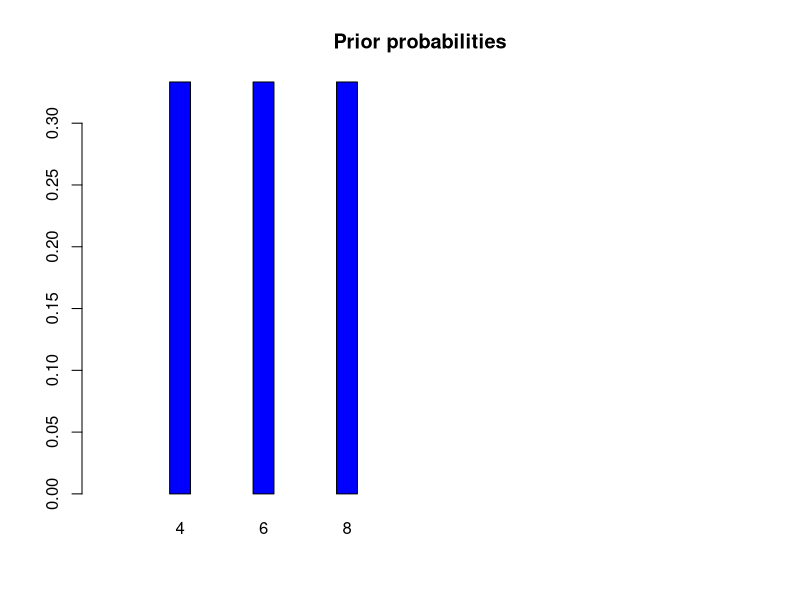
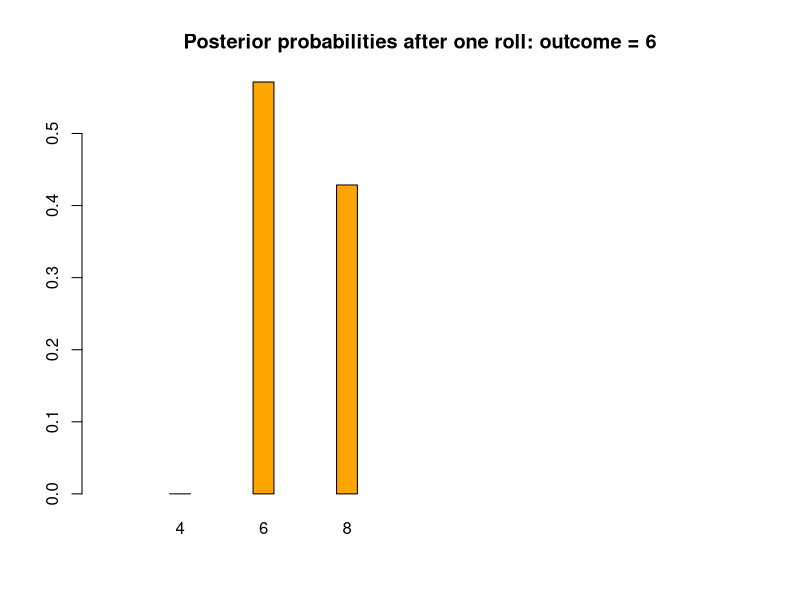
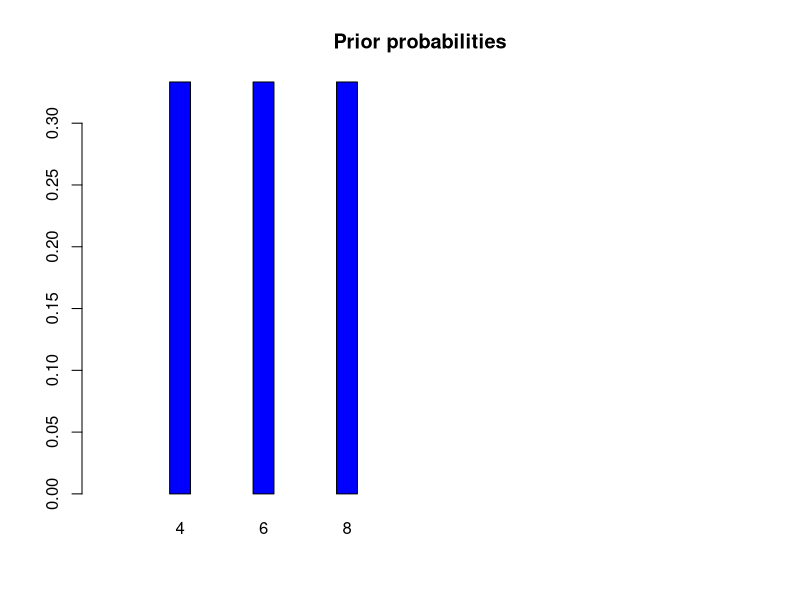
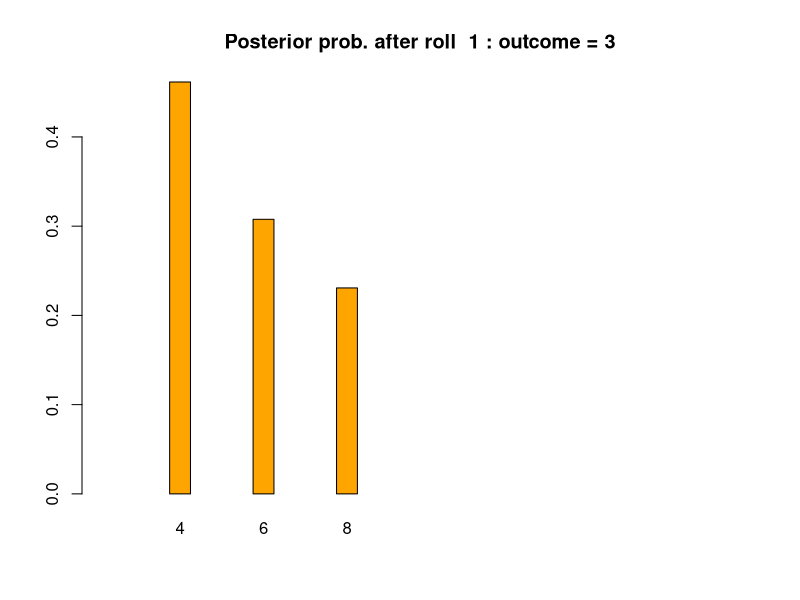
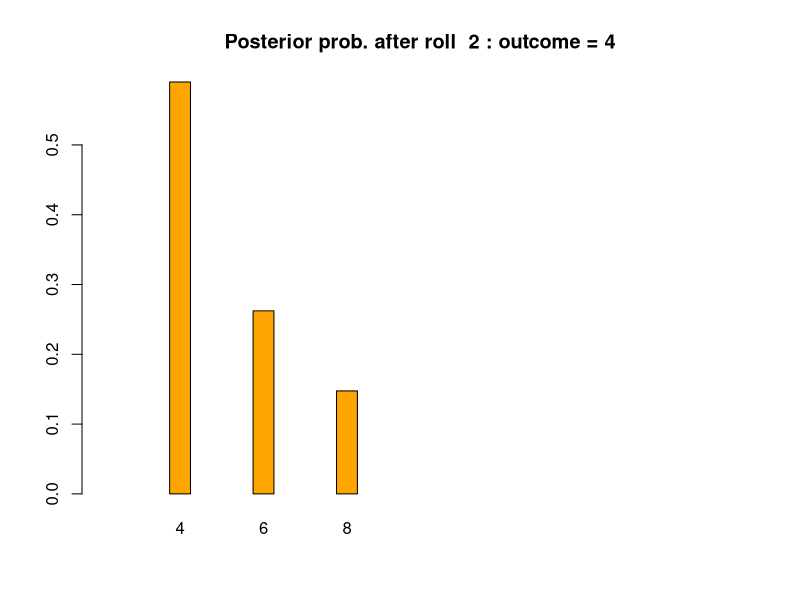
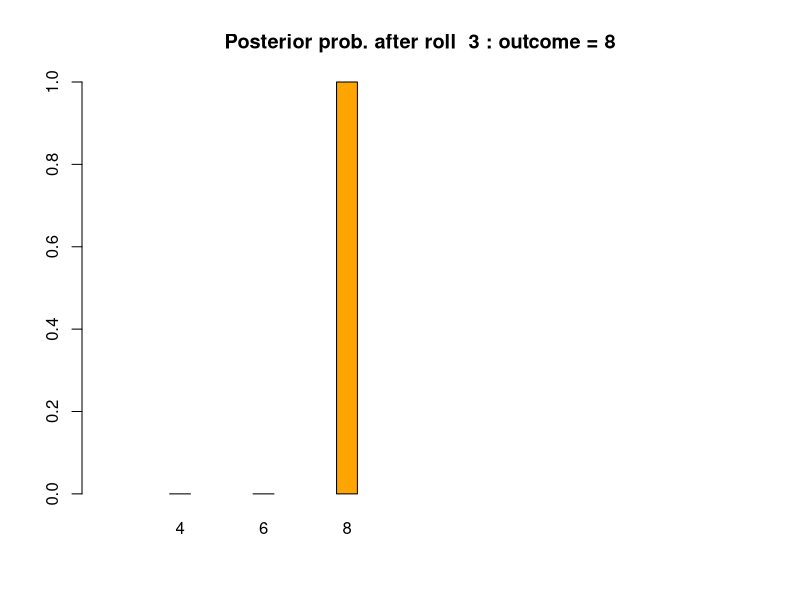
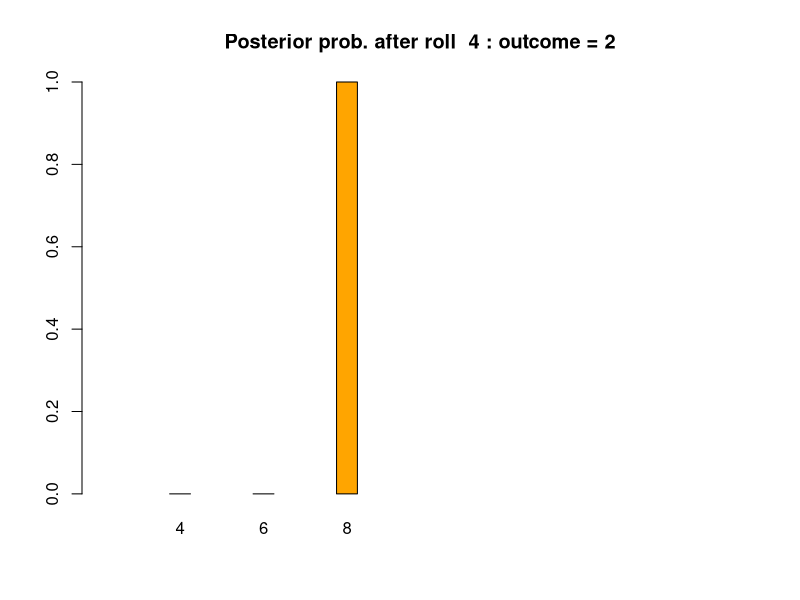
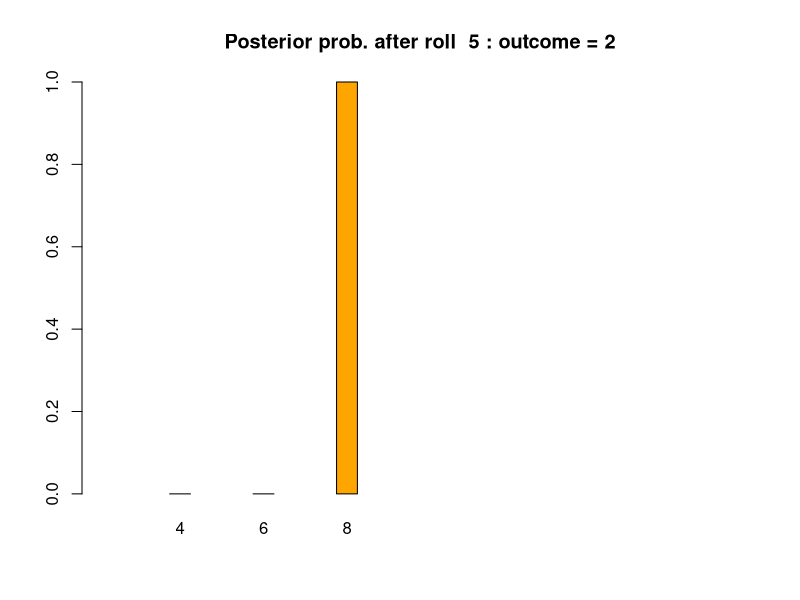

R code for these plots, in order:
#---------------------------------
# Sample code for 18.05 Studio 5
#--------------------------------
# K-Sided Dice Example from Lecture 11

# Random process: choose among K-sided Dies at random and roll the die
# Conduct Bayesian analysis inferring the chosen die type using outcomes of sample rolls

# For this sample code we will assume there are 3 types of dice. In the studio we will allow 5 types of dice
DICE = c(4,6,8)
DICE_TYPES = c('D4', 'D6', 'D8')

#--------------------------------
# Example 1: Updating after one roll
#--------------------------------
cat('---------------------\n')
cat('Example 1\n')
# 4, 6 and 8 sided dice, equally likely to be chosen
prior = c(1/3, 1/3, 1/3)

# Build likelihood table: 3 dice x 8 possible outcomes
# First create the table with all 0's
likelihood_table = matrix(0, nrow=3, ncol=8)
# Name the rows and columns
rownames(likelihood_table) = DICE_TYPES
colnames(likelihood_table) = 1:8

# Make the probabilities (rows) for each die separately.
# (We could have done this in a loop)
# 4-sided die; outcomes 1-4 are set to 1/4;
# outcomes 5-8 are left at 0. The other dice are similar
likelihood_table[1,1:4] = 1/4
likelihood_table[2,1:6] = 1/6
likelihood_table[3,1:8] = 1/8

print(likelihood_table, digits=3)

# We can make a bar plot of the prior probabilities
title = "Prior probabilities"
barplot(prior, col='blue', width=rep(.1,5),
        xlim=c(0,3),space=3, names=DICE, main=title)

# Choose die according to prior distribution
random_die = sample(DICE, 1, prob=prior)
cat('random_die:', random_die, '\n')

# roll the die once
x = sample(1:random_die, size=1, replace=TRUE)
print(x)

# Choose the likelihood column for x
likelihood = likelihood_table[,x]
print(likelihood)

# Do an update
bayes_numerator = prior*likelihood
posterior = bayes_numerator/sum(bayes_numerator)

# Print a bar plot of the
title = paste("Posterior probabilities after one roll: outcome =", x)
barplot(posterior, col='orange', width=rep(.1,5),
        xlim=c(0,3), space=3, names=DICE, main=title)

#-------------------------------------
# Storing the entire table in a data frame
# This is not used in studio 5. We left it in
# the sample code in case you're interested

# print(bayes_table) will give you a nice
# printout of our usual Bayesian update table

# Data frames have named columns, the syntax is name = values.
# So dice = DICE creates a column named 'dice' with values
# from the DICE vector.
# (They don't need to be the same name, e.g.
# 'platonicSolids' = DICE would create a column
# called 'platonicSolids' with values from the DICE
# vector.)

bayes_table=data.frame(
  dice=DICE,
  prior=prior,
  likelihood=likelihood,
  bayesNumer=bayes_numerator,
  posterior=posterior
)
title = paste("Bayes table after one roll: roll =", x)
print(title)
print(bayes_table)


#--------------------------------
# Example 2: Roll the chosen die multiple times
#--------------------------------
plot_individual_posteriors = TRUE

cat('---------------------\n')
cat('Example 2\n')

# To keep this part self-contained we repeat the setup above
nrolls = 20  #roll the die nrolls times
prior = c(1/3, 1/3, 1/3)

# Build likelihood table: 3 dice x 8 possible outcomes
# First create the table with all 0s
likelihood_table = matrix(0, nrow=3, ncol=8)
# Make the probabilities (rows) for each die separately.
# (We could have done this in a loop)
# 4-sided die; outcomes 1-4 are set to 1/4;
# outcomes 5-8 are left at 0. The other dice are similar
likelihood_table[1,1:4] = 1/4
likelihood_table[2,1:6] = 1/6
likelihood_table[3,1:8] = 1/8

# Choose die according to prior distribution
random_die = sample(DICE, 1, prob=prior)

# Get all the data at once
data_rolls = sample(1:random_die, size=nrolls, replace=TRUE)

if (plot_individual_posteriors) {
  # Plot the prior
  title = "Prior probabilities"
  barplot(prior, col='blue', width=rep(.1,5), xlim=c(0,3),
          space=3, names=DICE, main=title)
}

# Initialize matrix whose jth column will store
# the posterior distribution after updating the jth roll
# We will use this to make a nifty stacked bar plot at the end
posterior_mat = matrix(NA, nrow=length(DICE), ncol=nrolls )

# NOTATIONAL WARNING: In R it is common to use dot notation.
# For example, prior.jroll. If you have used other languages
# you might think this means prior is a class or some other
# structure and jroll is a property of prior. This is NOT
# the case. The dot is just a character that can be used
# in variable names.
# Set the first prior
prior.jroll = prior

# Go throught the update process for each roll
for (jroll in 1:nrolls){
  x.jroll = data_rolls[jroll]

  likelihood.jroll = likelihood_table[,x.jroll]
  bayes_numerator.jroll = prior.jroll * likelihood.jroll
  posterior.jroll = bayes_numerator.jroll/sum(bayes_numerator.jroll)

  # store the posterior
  posterior_mat[,jroll] = posterior.jroll

  if (plot_individual_posteriors) {
    # plot the posterior
    title = paste("Posterior prob. after roll ",
                  jroll, ": outcome =", x.jroll)
    barplot(posterior.jroll, col='orange', width=rep(.1,5),
            xlim=c(0,3), space=3, names=DICE, main=title)
  }

  # SET THE PRIOR for the next roll
  prior.jroll = posterior.jroll
}
# NOTE: If plot_individual_posteriors = TRUE, there should now be a sequence of barplots -one for each roll-- in the plot window

# STACKED BARPLOT of the prior/posterior distributions
# as a function of the number of rolls
# (cbind --column bind is a easy way to add columns to a matrix)
all_probs = cbind(prior, posterior_mat)

barplot(all_probs, names.arg=c("0(Prior)", c(1:nrolls)),
        col=rainbow(length(DICE)), border=NA, space=0)

title(xlab="Number of Rolls")
title("Stacked Barplot of Posterior Probabilities")

# Add a legend to the plot
legend("topleft", legend=paste("D", DICE, sep=""),
       col=rainbow(length(DICE)), pch=15, horiz=TRUE, cex=0.8)

# This code will format and print the final posterior
final_posterior = matrix(posterior_mat[,nrolls], nrow=1)
colnames(final_posterior) = DICE_TYPES
cat('The final posterior is\n')
print(final_posterior, digits=4)

cat('The true type of the chosen die is', random_die, 'sided\n')

cat('See plots\n')
